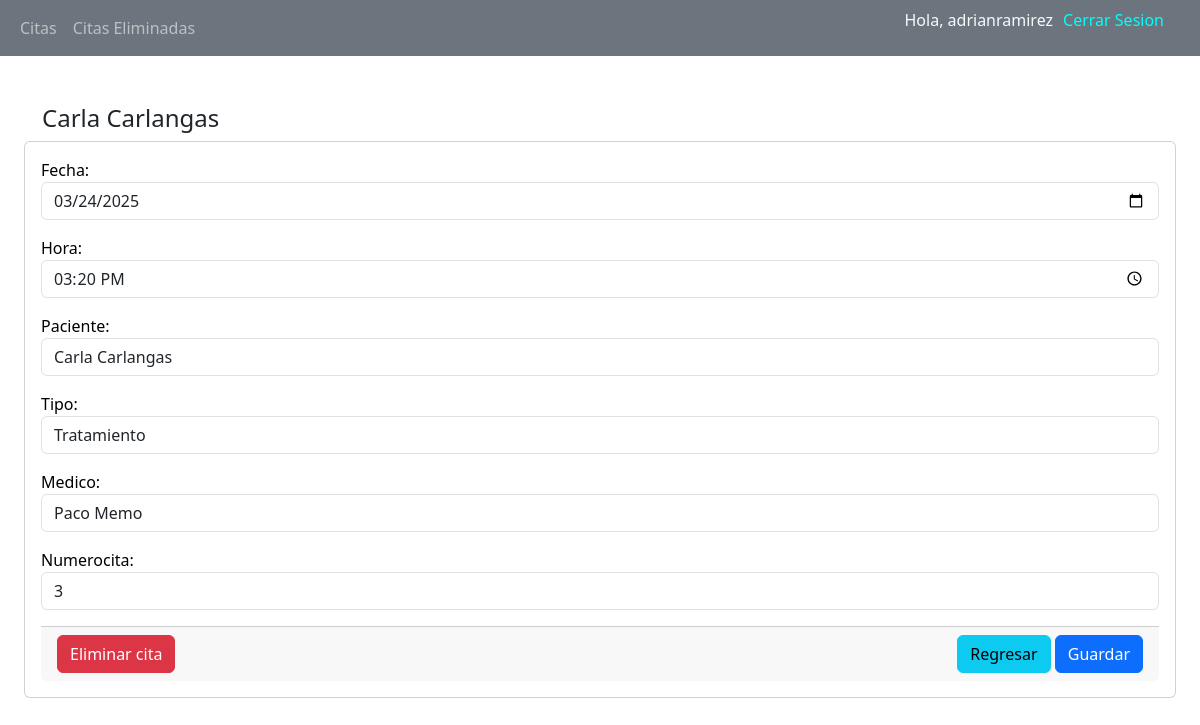
/editar-eliminar-cita/14/ (signed in), run on the app's committed database.
### CitasApp/models.py (models this page shows, shortened)
class Cita(models.Model):
    fecha = models.DateField()
    hora = models.TimeField()
    paciente = models.TextField()
    tipo = models.CharField(max_length=20, choices=[
        ('1', 'Consulta'),
        ('2', 'Servicio'),
        ('3', 'Tratamiento'),
        ('4', 'Otro')
    ])
    medico = models.TextField()
    numerocita = models.IntegerField()
    estatus = models.BooleanField(default=True)
    class Meta:
        verbose_name = 'cita'
        verbose_name_plural = 'citas'

### CitasApp/views.py (the view)
# urls.py: path('editar-eliminar-cita/<int:cita_id>/', views.editar_eliminar_cita, name='editar_eliminar_cita'),
@login_required
def  editar_eliminar_cita(request, cita_id):
    cita = get_object_or_404(Cita, pk=cita_id)
    if request.method == 'POST':
        action = request.POST.get('action')
        if action == 'editar':
            editar_cita_form = CitaForm(request.POST, instance=cita)
            if editar_cita_form.is_valid():
                try:
                    editar_cita_form.save()
                    messages.info(request, 'Cita modificada correctamente.')
                    return redirect('inicio')
                except Exception as e:
                    return render(request, "CitasApp/detalle_cita.html", {"editar_cita_form": editar_cita_form, "error_message": f'Error al procesar el formulario. {e}'})
            else:
                messages.error('Algo salio mal al Modificar la cita.')
                return render(request, "CitasApp/detalle_cita.html", {"editar_cita_form": editar_cita_form, "error_message": "Hubo un error en el formulario, revisa los campos."})
        elif action == 'eliminar':
            cita.estatus = False
            cita.save()
            messages.info(request, 'Cita eliminada correctamente')
            return redirect('inicio')
    else:
        editar_cita_form = CitaForm(instance=cita)
    return render(request, 'CitasApp/detalle_cita.html', {'cita': cita, 'editar_cita_form': editar_cita_form})

### CitasApp/forms.py (called while the page is built)
    def format_value(self, value):
        if isinstance(value, str):
            try:
                value = datetime.strptime(value, '%Y-%m-%d').date()
            except ValueError:
                pass
        return value

### CitasApp/templates/CitasApp/detalle_cita.html (shortened to what this page needs)
{% extends "CitasApp/base.html" %}
{% block content %}
{% load static %}
<div class="container-fluid">
    <div class="row justify-content-center">
        <div class="col">
            <div class="jumbotron jumbotron-fluid detalle-encabezado">
                <div class="container">
                    <h4>{{ cita.paciente }}</h4>
                </div>
            </div>
            <div class="card detalle-card">
                <div class="card-body">
                    <div class="row">
                        <div class="col">
                            <form id="formulario-editar-cita" action="{% url 'editar_eliminar_cita' cita.id %}" method="post">
                                {{ editar_cita_form.as_p }}
                                <div class="card-footer">
                                    <div class="row">
                                        <div class="col d-flex justify-content-start">
                                            <button type="submit" name="action" value="eliminar" class="btn btn-danger">Eliminar cita</button>
                                        </div>
                                        <div class="col d-flex justify-content-end">
                                            <a href="{% url 'inicio' %}" type="button" class="btn btn-info">Regresar</a>&nbsp;
                                            <button type="submit" name="action" value="editar" class="btn btn-primary">Guardar</button>
                                        </div>
                                    </div>
                                </div>
                            </form>
                        </div>
                    </div>
                </div>
            </div>
        </div>
    </div>
</div>
{% endblock %}

### CitasApp/templates/CitasApp/base.html (shortened to what this page needs)
<!DOCTYPE html>
<html lang="es">
<head>
    {% load static %}
    <link href="https://cdn.jsdelivr.net/npm/bootstrap@5.3.0-alpha1/dist/css/bootstrap.min.css" rel="stylesheet">
    <link rel="stylesheet" href="{% static 'CitasApp/css/estilos.css' %}">
</head>
<body>
    <nav class="navbar navbar-expand-sm bg-secondary navbar-dark mb-5">
        <div class="container-fluid">
            <div class="row w-100">
                <div class="col">
                    <ul class="navbar-nav">
                        <li class="nav-item">
                            <a class="nav-link" href="{% url 'inicio' %}">Citas</a>
                        </li>
                        <li class="nav-item">
                            <a class="nav-link" href="{% url 'citas_eliminadas' %}">Citas Eliminadas</a>
                        </li>
                    </ul>
                </div>
                <div class="col d-flex justify-content-end">
                    {% if user.is_authenticated %}
                        <div class="d-flex">
                            <span class="text-light" style="margin-right: 10px;">Hola, {{ user.username }}</span>
                            <a class="nav-link mr-5" href="{% url 'singout' %}" style="color: #00ffff;">Cerrar Sesion</a>
                        </div>
                    {% endif %}
                </div>
            </div>
        </div>
    </nav>
    <div class="container-fluid">
        {% block content %}
        {% endblock %}
    </div>
</body>
</html>

### CitasApp/static/CitasApp/css/estilos.css (style rules this page uses)
a { text-decoration: none; }
p, h3 { color: #000; }

### data on the page
Cita: paciente "Carla Carlangas", fecha "03/24/2025", hora "15:20:00", tipo "Tratamiento", medico "Paco Memo", numerocita "3"

### other printed values
{{ user.username }} "adrianramirez"
